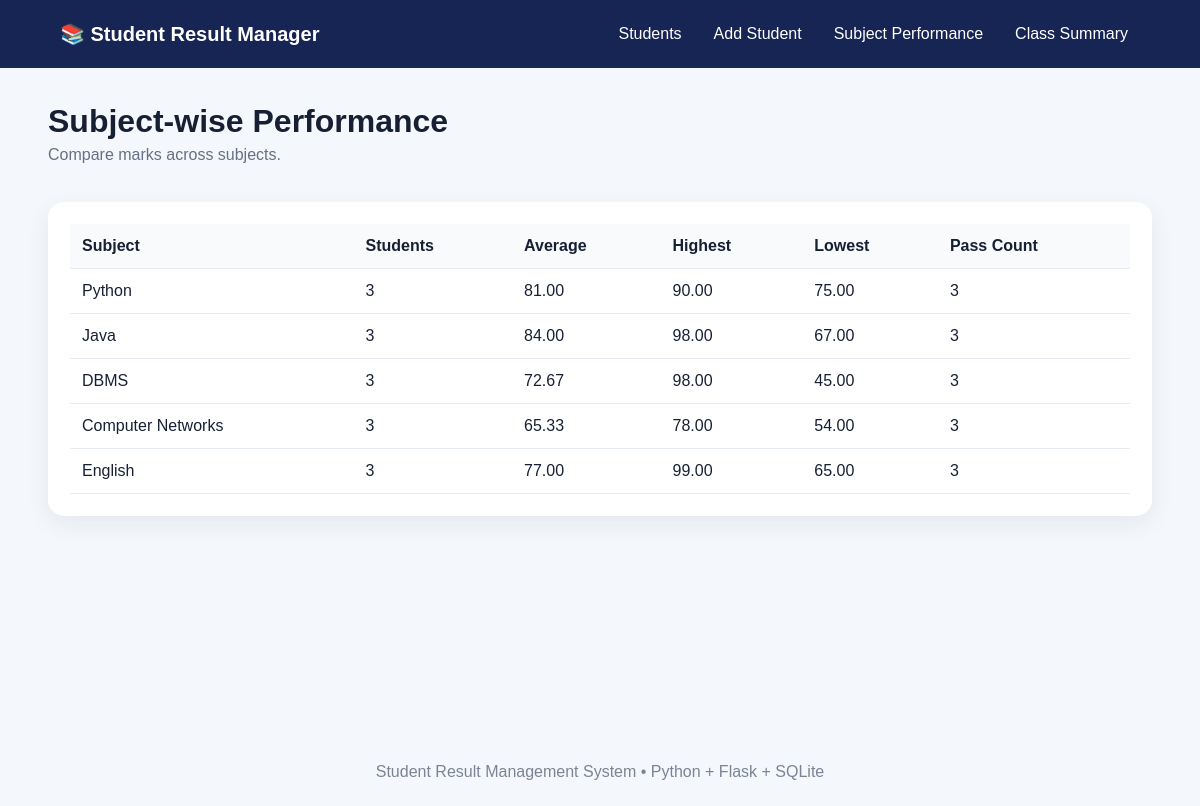
Screenshot of /performance with the database file from the repository.
### tables this page shows
CREATE TABLE subjects (
            id INTEGER PRIMARY KEY AUTOINCREMENT,
            name TEXT NOT NULL UNIQUE
        );

### app.py (the view)
@app.route("/performance")
def performance():
    conn = get_db()
    subjects = conn.execute("SELECT * FROM subjects ORDER BY id").fetchall()
    subject_stats = []
    for subject in subjects:
        stats = conn.execute("""
            SELECT COUNT(marks.id) AS count,
                   COALESCE(AVG(marks.marks), 0) AS average,
                   COALESCE(MAX(marks.marks), 0) AS highest,
                   COALESCE(MIN(marks.marks), 0) AS lowest
            FROM marks
            WHERE subject_id = ?
        """, (subject["id"],)).fetchone()
        pass_count = conn.execute("""
            SELECT COUNT(*) FROM marks
            WHERE subject_id = ? AND marks >= 40
        """, (subject["id"],)).fetchone()[0]
        subject_stats.append({
            "name": subject["name"],
            "count": stats["count"],
            "average": stats["average"],
            "highest": stats["highest"],
            "lowest": stats["lowest"],
            "pass_count": pass_count
        })
    conn.close()
    return render_template("performance.html", subject_stats=subject_stats)

### app.py (called while the page is built)
def get_db():
    conn = sqlite3.connect(DB_PATH)
    conn.row_factory = sqlite3.Row
    conn.execute("PRAGMA foreign_keys = ON")
    return conn

@app.context_processor
def inject_year():
    from datetime import datetime
    return {"current_year": datetime.now().year}

### templates/performance.html (shortened to what this page needs)
{% extends "base.html" %}
{% block content %}
<div class="page-head">
    <div>
        <h1>Subject-wise Performance</h1>
        <p>Compare marks across subjects.</p>
    </div>
</div>
<div class="card table-wrap">
<table>
    <thead>
        <tr><th>Subject</th><th>Students</th><th>Average</th><th>Highest</th><th>Lowest</th><th>Pass Count</th></tr>
    </thead>
    <tbody>
    {% for s in subject_stats %}
        <tr>
            <td>{{ s.name }}</td>
            <td>{{ s.count }}</td>
            <td>{{ "%.2f"|format(s.average) }}</td>
            <td>{{ "%.2f"|format(s.highest) }}</td>
            <td>{{ "%.2f"|format(s.lowest) }}</td>
            <td>{{ s.pass_count }}</td>
        </tr>
    {% else %}
        <tr><td colspan="6" class="empty">No performance data available.</td></tr>
    {% endfor %}
    </tbody>
</table>
</div>
{% endblock %}

### static/style.css (style rules this page uses)
* { box-sizing: border-box; }
body { margin: 0; font-family: Arial, Helvetica, sans-serif; background: #f4f7fb; color: #172033; }
.page-head { display:flex; justify-content:space-between; align-items:center; gap:20px; margin-bottom:22px; }
h1 { margin:0 0 6px; }
p { color:#657084; margin-top:0; }
.card, .form-card { background:white; border-radius:16px; padding:22px; box-shadow:0 8px 25px rgba(23,37,84,.07); }
.table-wrap { overflow-x:auto; }
table { width:100%; border-collapse:collapse; min-width:720px; }
th, td { padding:13px 12px; border-bottom:1px solid #e7ebf2; text-align:left; }
th { background:#f8fafc; }

### rows the page displays
subjects: name "Python", count "3", average "81.00", highest "90.00", lowest "75.00", pass_count "3"
subjects: name "Java", count "3", average "84.00", highest "98.00", lowest "67.00", pass_count "3"
subjects: name "DBMS", count "3", average "72.67", highest "98.00", lowest "45.00", pass_count "3"
subjects: name "Computer Networks", count "3", average "65.33", highest "78.00", lowest "54.00", pass_count "3"
subjects: name "English", count "3", average "77.00", highest "99.00", lowest "65.00", pass_count "3"
